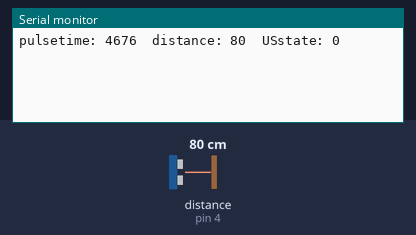
Bench run of a sketch on a simulated Arduino Uno, built with avr-gcc and run on an emulated ATmega328P. Parts: the last lines printed to the serial monitor. Wiring (inferred from the names in the program): ultrasonic range finder: trigger pin 4; echo pin 4. The inputs (shaded band) are chosen by the test bench; at power-on: distance to the obstacle (sensor on pin 4) 80 cm.

Above: at 1.2 s.
1.3 s: distance to the obstacle (sensor on pin 4) set to 2 cm
At 2.6 s:
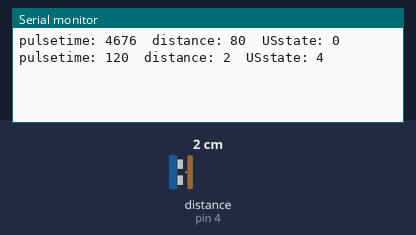
2.8 s: distance to the obstacle (sensor on pin 4) set to 4 cm
At 3.8 s:
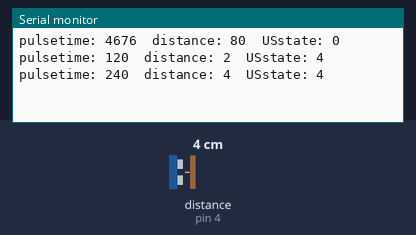
Timing chart, 0 to 5.8 s (numbered marks = the images above; inputs shaded):
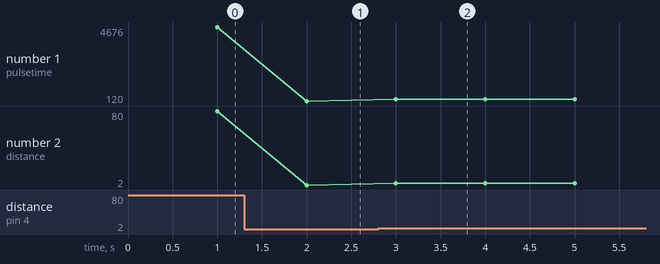

Measured:
- after the input at 1.3 s, the serial monitor: prints a new line after 0.70 s (image 1)
- after the input at 2.8 s, the serial monitor: prints a new line after 0.20 s (image 2)
- plotted number 1: 4676 → 120 after the input at 1.3 s, 120 → 240 after the input at 2.8 s
- plotted number 2: 80 → 2 after the input at 1.3 s

The sketch:

test1.ino
```cpp
#include <Arduino.h>

//volatile uint8_t& USport = PORTD;
//volatile uint8_t& USpin  = PIND;
//volatile uint8_t& USddr  = DDRD;
//volatile uint8_t  USbit  = _BV(4);
#define DEBUG_PRINT(x) do {Serial.print(#x ": "); Serial.print(x); Serial.print('\t');} while(0)
uint8_t USpin = 4;

void setup();
void loop();

void setup() {
    Serial.begin(115200);
}

void loop() {
    static unsigned int distance; // in cm
    static unsigned int pulsetime;

    unsigned long currentTimeMs = millis();
    unsigned long currentTimeUs = micros();
    // Used for storing a time, depending on state
    static unsigned long UStimePH = 0;
    static unsigned long USlastReadTime = 0;
    static enum { starting, sendingPulse, waitingForPulseStart,
           waitingForPulseEnd, waitingForCooloff } USstate = starting;
    switch (USstate) {
    case starting:
        pinMode(USpin, OUTPUT);
        digitalWrite(USpin, HIGH);

        UStimePH  = currentTimeUs;
        USstate = sendingPulse;
        break;
    case sendingPulse:
        if (currentTimeUs - UStimePH >= 5) {
            digitalWrite(USpin, LOW);
            pinMode(USpin, INPUT);

            UStimePH = currentTimeUs;
            USstate = waitingForPulseStart;
        }
        break;
    case waitingForPulseStart:
        //if (currentTimeUs - UStimePH >= 1000000UL) {
        //    Serial.println("Error reading sensor: didn't receive pulse");
        //    USstate = waitingForCooloff;
        //}
        if (digitalRead(USpin)) {
            UStimePH = currentTimeUs;
            USstate = waitingForPulseEnd;
        }
        break;
    case waitingForPulseEnd:
        if (!digitalRead(USpin)) {
            pulsetime = currentTimeUs - UStimePH;
            distance =  pulsetime / 58;

            pinMode(USpin, OUTPUT);
            digitalWrite(USpin, LOW);
            UStimePH = currentTimeUs;
            USstate = waitingForCooloff;
        }
        break;
    case waitingForCooloff:
        if (currentTimeMs - USlastReadTime >= 100) {
            USlastReadTime = currentTimeMs;
            USstate = starting;
            UStimePH = currentTimeUs;
        }
        break;
    }

    static unsigned long lastPrintTime = 0;
    if (millis() - lastPrintTime >= 1000) {
        //Serial.print("Time: ");   Serial.print(pulsetime); Serial.print('\t');
        //Serial.print("Distance"); Serial.print(distance);  Serial.print('\t');
        DEBUG_PRINT(pulsetime);
        DEBUG_PRINT(distance);
        DEBUG_PRINT(USstate);
        Serial.println();

        lastPrintTime = millis();
    }
}
```
